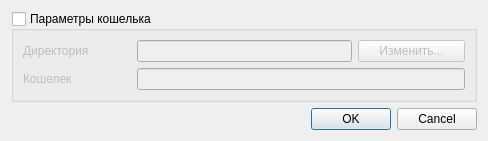
<?xml version="1.0" encoding="UTF-8"?>
<ui version="4.0">
 <class>SettingsDialog</class>
 <widget class="QDialog" name="SettingsDialog">
  <property name="windowModality">
   <enum>Qt::ApplicationModal</enum>
  </property>
  <property name="geometry">
   <rect>
    <x>0</x>
    <y>0</y>
    <width>488</width>
    <height>141</height>
   </rect>
  </property>
  <property name="windowTitle">
   <string>Настройки</string>
  </property>
  <layout class="QGridLayout" name="_main_layout">
   <item row="0" column="0">
    <widget class="QGroupBox" name="_wallet_box">
     <property name="title">
      <string>Параметры кошелька</string>
     </property>
     <property name="checkable">
      <bool>true</bool>
     </property>
     <property name="checked">
      <bool>false</bool>
     </property>
     <layout class="QGridLayout" name="_wallet_box_layout">
      <item row="0" column="1" colspan="2">
       <widget class="QLineEdit" name="_directory"/>
      </item>
      <item row="1" column="0">
       <widget class="QLabel" name="_wallet_name_label">
        <property name="text">
         <string>Кошелек</string>
        </property>
       </widget>
      </item>
      <item row="0" column="0">
       <widget class="QLabel" name="_directory_label">
        <property name="text">
         <string>Директория</string>
        </property>
       </widget>
      </item>
      <item row="0" column="3">
       <widget class="QPushButton" name="_directory_button">
        <property name="text">
         <string>Изменить...</string>
        </property>
       </widget>
      </item>
      <item row="1" column="1" colspan="3">
       <widget class="QLineEdit" name="_wallet_name"/>
      </item>
     </layout>
    </widget>
   </item>
   <item row="2" column="0">
    <widget class="QDialogButtonBox" name="_button_box">
     <property name="orientation">
      <enum>Qt::Horizontal</enum>
     </property>
     <property name="standardButtons">
      <set>QDialogButtonBox::Cancel|QDialogButtonBox::Ok</set>
     </property>
    </widget>
   </item>
  </layout>
 </widget>
 <resources/>
 <connections>
  <connection>
   <sender>_button_box</sender>
   <signal>accepted()</signal>
   <receiver>SettingsDialog</receiver>
   <slot>accept()</slot>
   <hints>
    <hint type="sourcelabel">
     <x>248</x>
     <y>254</y>
    </hint>
    <hint type="destinationlabel">
     <x>157</x>
     <y>274</y>
    </hint>
   </hints>
  </connection>
  <connection>
   <sender>_button_box</sender>
   <signal>rejected()</signal>
   <receiver>SettingsDialog</receiver>
   <slot>reject()</slot>
   <hints>
    <hint type="sourcelabel">
     <x>316</x>
     <y>260</y>
    </hint>
    <hint type="destinationlabel">
     <x>286</x>
     <y>274</y>
    </hint>
   </hints>
  </connection>
 </connections>
</ui>
